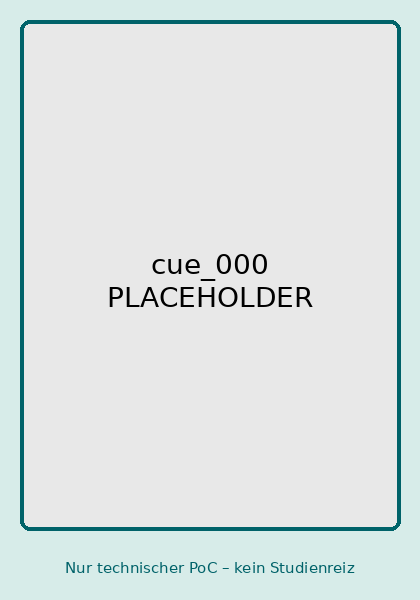
#> input picture cuelens_testable.org/assets/cue_000.png, 420 x 600 px; its folder holds 2 pictures in this run; the run also reads 1 picture not shown here
$ python build_matching_composites.py --source assets --output out.png
#> lines starting #> are read from the running program, lines starting #| are printed output that depends on the picture; pictures that were not available may be replaced by others from this repository, and a replacement may not be noted
#!/usr/bin/env python3
"""Build Testable matching composite scenes from the exact CueLens Android PNGs.

Run inside a local checkout, for example:
    python build_matching_composites.py \
      --source ../master-thesis/cuelens/app/src/main/res/drawable \
      --output assets

The script intentionally creates only the five PoC scenes 000..004.
"""
from pathlib import Path
from PIL import Image
import argparse

CANVAS=(420,760)
CUE_BOX=(0,0,420,545)
LEFT_BOX=(35,565,190,710)
RIGHT_BOX=(230,565,385,710)
BG=(215,236,233)

def fit(im, box):
    w,h=box[2]-box[0], box[3]-box[1]
    x=im.copy(); x.thumbnail((w,h), Image.Resampling.LANCZOS)
    return x, (box[0]+(w-x.width)//2, box[1]+(h-x.height)//2)

def cover(im, size):
    ratio=max(size[0]/im.width,size[1]/im.height)
    n=im.resize((round(im.width*ratio),round(im.height*ratio)), Image.Resampling.LANCZOS)
    l=(n.width-size[0])//2; t=(n.height-size[1])//2
    return n.crop((l,t,l+size[0],t+size[1]))

p=argparse.ArgumentParser()
p.add_argument('--source', required=True)
p.add_argument('--output', required=True)
a=p.parse_args()
src=Path(a.source); out=Path(a.output); out.mkdir(parents=True, exist_ok=True)
for i in range(5):
    s=f'{i:03d}'
    cue=Image.open(src/f'cue_{s}.png').convert('RGB')
#> cue is the input picture: PIL image 420x600 RGB; mean R, G, B 219.3, 227, 226.6
    aa=Image.open(src/f'match_a_{s}.png').convert('RGB')
    bb=Image.open(src/f'match_b_{s}.png').convert('RGB')
    canvas=Image.new('RGB',CANVAS,BG)
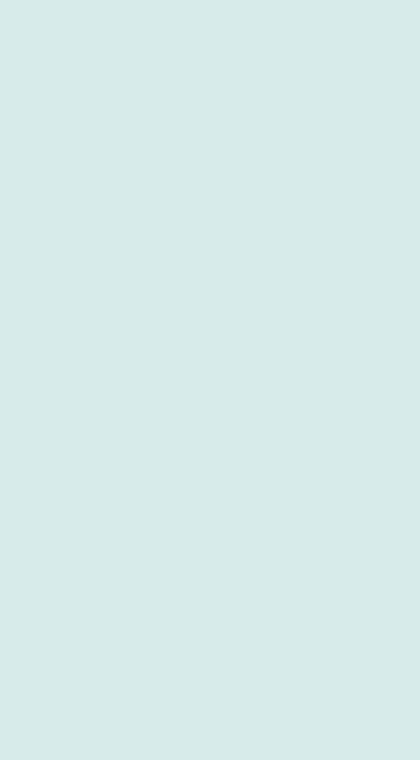
#> canvas: PIL image 420x760 RGB; mean R, G, B 215, 236, 233
    cue_crop=cover(cue,(CUE_BOX[2]-CUE_BOX[0],CUE_BOX[3]-CUE_BOX[1]))
#> in cover, `return n.crop((l,t,l+size[0],t+size[1]))`:
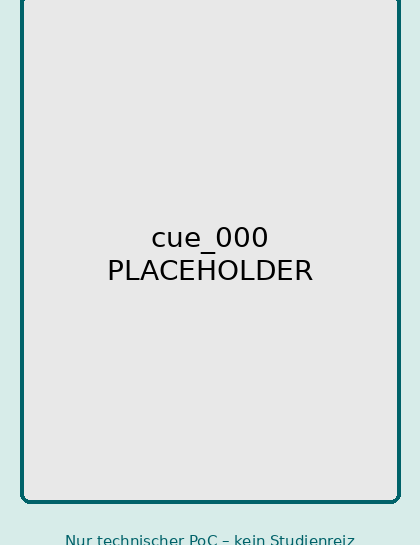
#> returned value: PIL image 420x545 RGB; mean R, G, B 221.1, 227.1, 226.8
    canvas.paste(cue_crop,(CUE_BOX[0],CUE_BOX[1]))
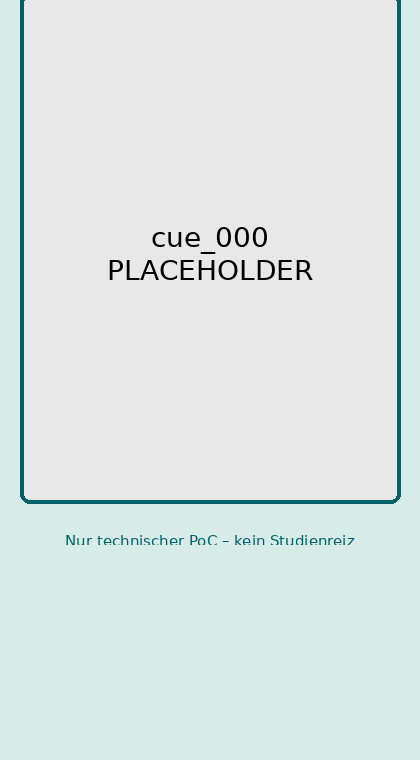
#> canvas: PIL image 420x760 RGB; mean R, G, B 219.4, 229.6, 228.6
    left,right=(aa,bb) if i%2==0 else (bb,aa)
    for im,box in ((left,LEFT_BOX),(right,RIGHT_BOX)):
        fitted,pos=fit(im,box); canvas.paste(fitted,pos)
#> this loop made 2 passes
#> (box, w in fit, h in fit, pos) on passes 1 to 2: ((35, 565, 190, 710), 155, 145, (62, 565)), ((230, 565, 385, 710), 155, 145, (257, 565))
#> pass 1, `fitted, pos = fit(im, box)`:
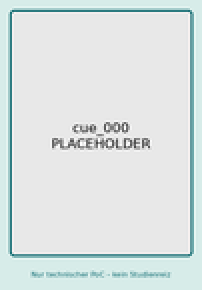
#> fitted: PIL image 101x145 RGB (shown 2 times larger); mean R, G, B 219.3, 227, 226.6
#> (the run stopped early here; a loop or call above may not have finished)
